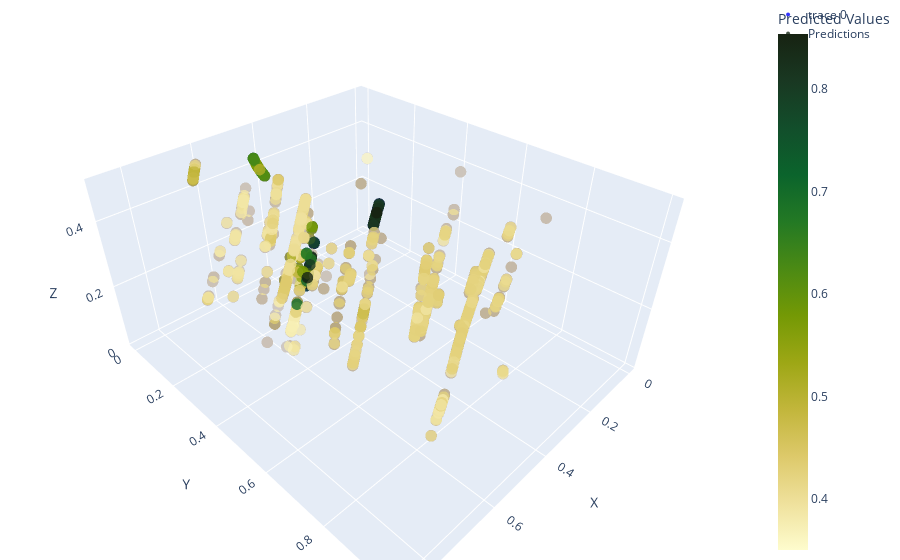

Here is the notebook cell this chart was saved with:
### Code cell
import plotly.graph_objects as go


# Extract relevant rows from deposit_data for the test set
test_data_xyz = deposit_data.loc[idx_test, ['X', 'Y', 'Z']].values

# Create 3D scatter plot
fig = go.Figure(data=[go.Scatter3d(
    x=test_data_xyz[:, 0],  # X coordinates
    y=test_data_xyz[:, 1],  # Y coordinates
    z=test_data_xyz[:, 2],  # Z coordinates
    mode='markers',
    marker=dict(
        size=4,
        color='blue',  # Color of markers
        opacity=0.8
    )
)])

# Add test predictions
fig.add_trace(go.Scatter3d(
    x=test_data_xyz[:, 0],
    y=test_data_xyz[:, 1],
    z=test_data_xyz[:, 2],
    mode='markers',
    marker=dict(
        size=4,
        color=test_predictions_nn,  # Color based on predictions
        colorscale='speed',    # Color scale
        opacity=0.8,
        colorbar=dict(title='Predicted Values')
    ),
    name='Predictions'
))

# Update layout
fig.update_layout(scene=dict(
    xaxis_title='X',
    yaxis_title='Y',
    zaxis_title='Z'),
    title='Test Predictions in 3D',
    margin=dict(l=0, r=0, b=0, t=0)
)

# Show plot
fig.show()

### Figure 1 — Plotly figure (JSON) as saved in the notebook; plotly's stock layout.template omitted (floating-point values rounded to 4 significant figures; data arrays with more than 128 entries replaced by an {"elided": "..."} marker saying what was removed)
{"data": [{"marker": {"color": "blue", "opacity": 0.8, "size": 4}, "mode": "markers", "type": "scatter3d", "x": {"elided": "786 float values"}, "y": {"elided": "786 float values"}, "z": {"elided": "786 float values"}}, {"marker": {"color": {"elided": "786 float values"}, "colorbar": {"title": {"text": "Predicted Values"}}, "colorscale": [[0, "rgb(254, 252, 205)"], [0.09091, "rgb(239, 225, 156)"], [0.1818, "rgb(221, 201, 106)"], [0.2727, "rgb(194, 182, 59)"], [0.3636, "rgb(157, 167, 21)"], [0.4545, "rgb(116, 153, 5)"], [0.5455, "rgb(75, 138, 20)"], [0.6364, "rgb(35, 121, 36)"], [0.7273, "rgb(11, 100, 44)"], [0.8182, "rgb(18, 78, 43)"], [0.9091, "rgb(25, 56, 34)"], [1, "rgb(23, 35, 18)"]], "opacity": 0.8, "size": 4}, "mode": "markers", "name": "Predictions", "type": "scatter3d", "x": {"elided": "786 float values"}, "y": {"elided": "786 float values"}, "z": {"elided": "786 float values"}}], "layout": {"margin": {"b": 0, "l": 0, "r": 0, "t": 0}, "scene": {"xaxis": {"title": {"text": "X"}}, "yaxis": {"title": {"text": "Y"}}, "zaxis": {"title": {"text": "Z"}}}, "title": {"text": "Test Predictions in 3D"}}}
